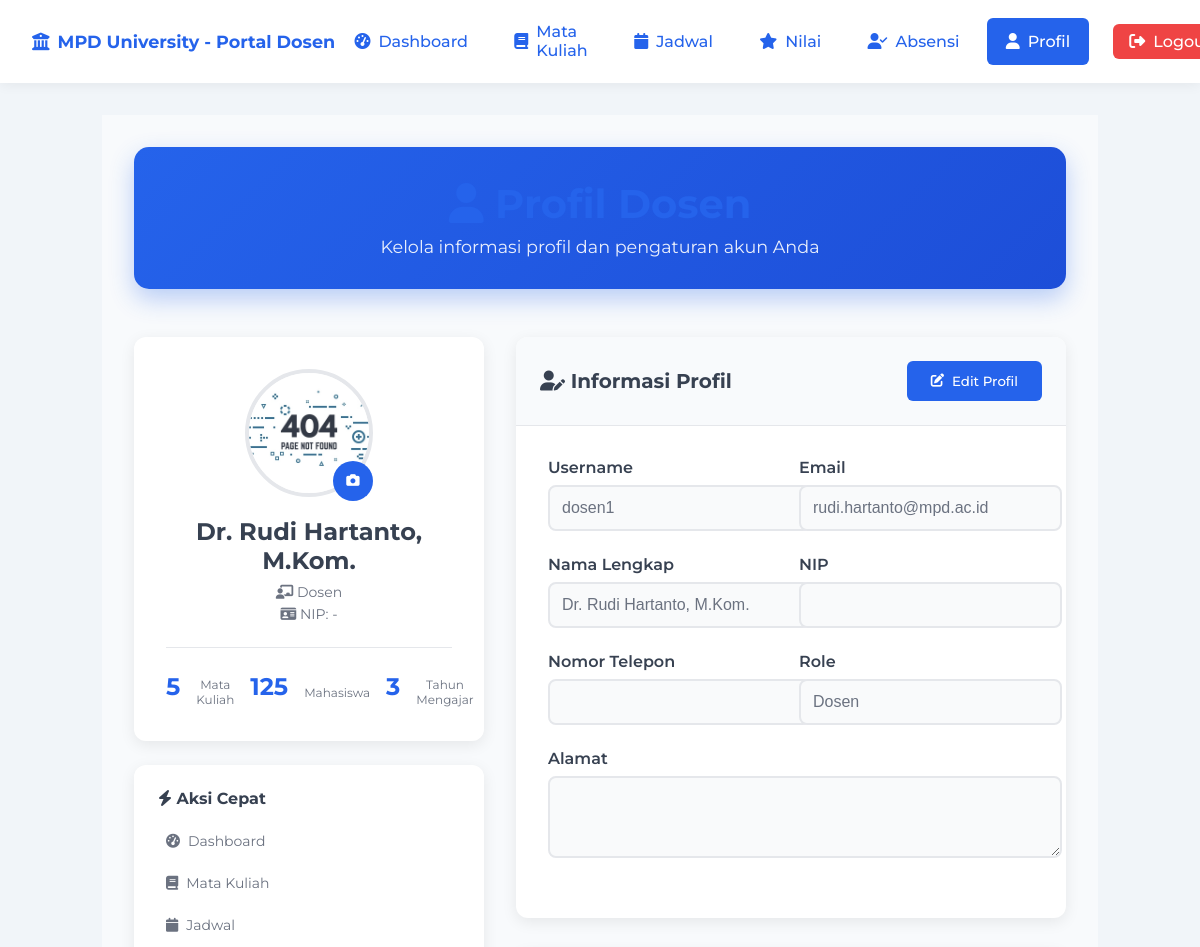
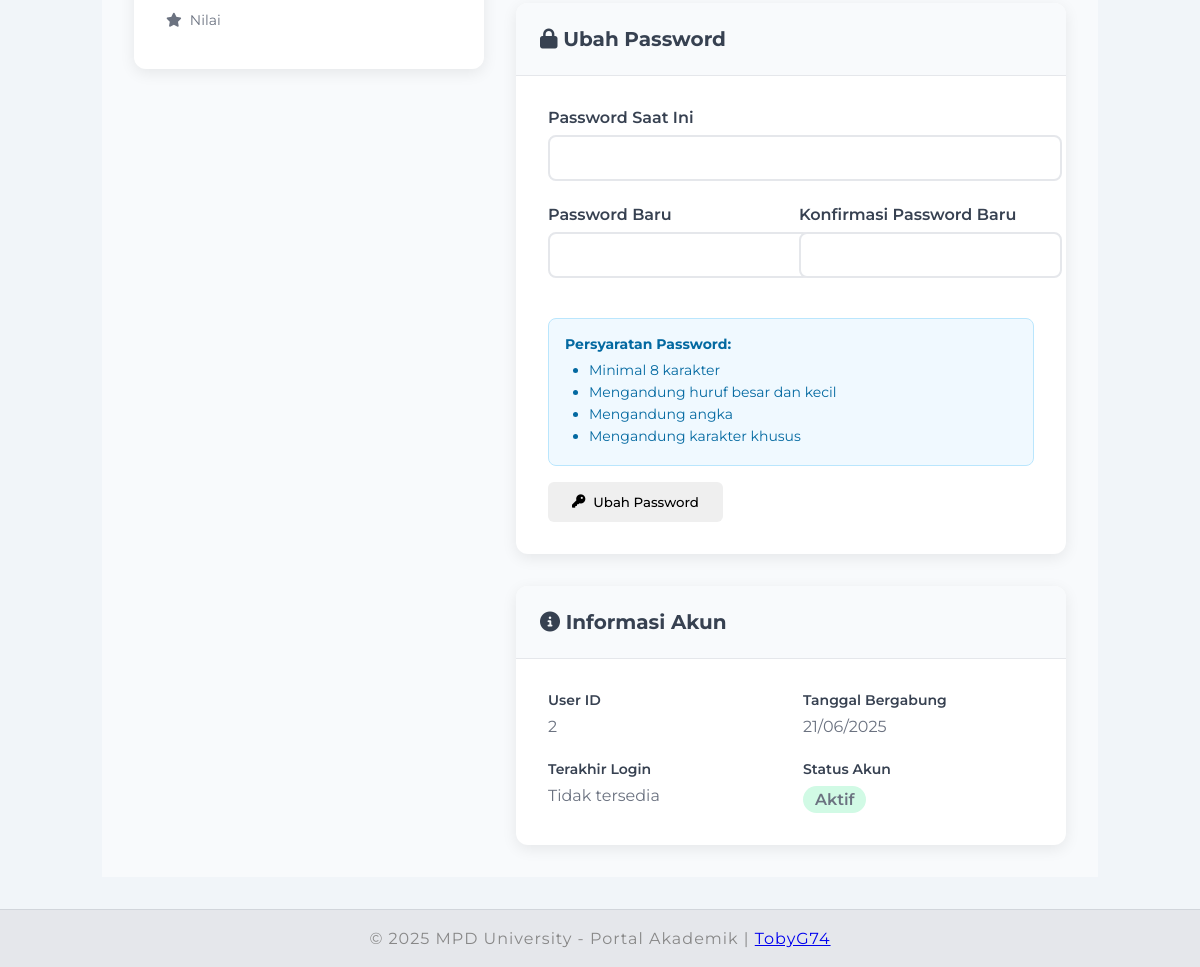
Screenshot of /dosen/profile.php (signed in) with the database file from the repository (2 pictures, top to bottom).
### tables this page shows
CREATE TABLE users (
    id INT AUTO_INCREMENT PRIMARY KEY,
    username VARCHAR(50) NOT NULL UNIQUE,
    password VARCHAR(255) NOT NULL,
    role VARCHAR(20) NOT NULL,
    full_name VARCHAR(100),
    nip VARCHAR(20),
    email VARCHAR(100),    phone VARCHAR(20),
    alamat TEXT,
    created_at DATETIME DEFAULT NOW(),
    last_login DATETIME NULL
);

### dosen/profile.php (the view, shortened to what this page needs)
<?php
require_once '../koneksi.php';
$user_id = $_SESSION['user_id'];
$query = "SELECT * FROM users WHERE id = '$user_id'";
$result = mysqli_query($conn, $query);
$user = mysqli_fetch_assoc($result);
?>
<!DOCTYPE html>
<html lang="id">
<head>
    <link rel="stylesheet" href="../assets/css/style.css">
    <link rel="stylesheet" href="../assets/css/dashboard.css">
    <link rel="stylesheet" href="https://cdnjs.cloudflare.com/ajax/libs/font-awesome/6.4.0/css/all.min.css">
</head>
<body>
    <?php include 'includes/nav_dosen.php'; ?>
    <main>
        <div class="dashboard-container">
            <div class="dashboard-header">
                <h1><i class="fas fa-user"></i> Profil Dosen</h1>
                <p>Kelola informasi profil dan pengaturan akun Anda</p>
            </div>
            <div class="profile-layout">
                <div class="profile-sidebar">
                    <div class="profile-card">
                        <div class="profile-avatar">
                            <img src="../assets/img/blank.jpg" alt="Profile Picture" id="profileImage">
                            <button class="change-photo-btn" onclick="changePhoto()">
                                <i class="fas fa-camera"></i>
                            </button>
                        </div>
                        <div class="profile-info">
                            <h3><?php echo htmlspecialchars($user['full_name'] ?? $user['username']); ?></h3>
                            <p class="profile-role">
                                <i class="fas fa-chalkboard-teacher"></i> Dosen
                            </p>
                            <p class="profile-nip">
                                <i class="fas fa-id-card"></i> NIP: <?php echo htmlspecialchars($user['nip'] ?? '-'); ?>
                            </p>
                        </div>
                        <div class="profile-stats">
                            <div class="stat-item">
                                <span class="stat-number">5</span>
                                <span class="stat-label">Mata Kuliah</span>
                            </div>
                            <div class="stat-item">
                                <span class="stat-number">125</span>
                                <span class="stat-label">Mahasiswa</span>
                            </div>
                            <div class="stat-item">
                                <span class="stat-number">3</span>
                                <span class="stat-label">Tahun Mengajar</span>
                            </div>
                        </div>
                    </div>
                    <div class="quick-actions-sidebar">
                        <h4><i class="fas fa-bolt"></i> Aksi Cepat</h4>
                        <ul>
                            <li><a href="index.php"><i class="fas fa-tachometer-alt"></i> Dashboard</a></li>
                            <li><a href="mata_kuliah.php"><i class="fas fa-book"></i> Mata Kuliah</a></li>
                            <li><a href="jadwal.php"><i class="fas fa-calendar"></i> Jadwal</a></li>
                            <li><a href="nilai.php"><i class="fas fa-star"></i> Nilai</a></li>
                        </ul>
                    </div>
                </div>
                <div class="profile-content">
                    <div class="content-section">
                        <div class="section-header">
                            <h2><i class="fas fa-user-edit"></i> Informasi Profil</h2>
                            <button class="btn btn-primary" onclick="toggleEdit('profile')">
                                <i class="fas fa-edit"></i> Edit Profil
                            </button>
                        </div>
                        <div class="form-container">
                            <form method="POST" action="" id="profileForm">
                                <div class="form-row">
                                    <div class="form-group">
                                        <label for="username">Username</label>
                                        <input type="text" id="username" name="username" class="form-control"
                                               value="<?php echo htmlspecialchars($user['username']); ?>" readonly>
                                    </div>
                                    <div class="form-group">
                                        <label for="email">Email</label>
                                        <input type="email" id="email" name="email" class="form-control"
                                               value="<?php echo htmlspecialchars($user['email'] ?? ''); ?>" readonly>
                                    </div>
                                </div>
                                <div class="form-row">
                                    <div class="form-group">
                                        <label for="full_name">Nama Lengkap</label>
                                        <input type="text" id="full_name" name="full_name" class="form-control"
                                               value="<?php echo htmlspecialchars($user['full_name'] ?? ''); ?>" readonly>
                                    </div>
                                    <div class="form-group">
                                        <label for="nip">NIP</label>
                                        <input type="text" id="nip" name="nip" class="form-control"
                                               value="<?php echo htmlspecialchars($user['nip'] ?? ''); ?>" readonly>
                                    </div>
                                </div>
                                <div class="form-row">
                                    <div class="form-group">
                                        <label for="phone">Nomor Telepon</label>
                                        <input type="tel" id="phone" name="phone" class="form-control"
                                               value="<?php echo htmlspecialchars($user['phone'] ?? ''); ?>" readonly>
                                    </div>
                                    <div class="form-group">
                                        <label for="role">Role</label>
                                        <input type="text" class="form-control"
                                               value="Dosen" readonly disabled>
                                    </div>
                                </div>
                                <div class="form-group">
                                    <label for="alamat">Alamat</label>
                                    <textarea id="alamat" name="alamat" class="form-control" rows="3" readonly><?php echo htmlspecialchars($user['alamat'] ?? ''); ?></textarea>
                                </div>
                            </form>
                        </div>
                    </div>
                    <div class="content-section">
                        <div class="section-header">
                            <h2><i class="fas fa-lock"></i> Ubah Password</h2>
                        </div>
                        <div class="form-container">
                            <form method="POST" action="" id="passwordForm">
                                <div class="form-group">
                                    <label for="current_password">Password Saat Ini</label>
                                    <input type="password" id="current_password" name="current_password" class="form-control" required>
                                </div>
                                <div class="form-row">
                                    <div class="form-group">
                                        <label for="new_password">Password Baru</label>
                                        <input type="password" id="new_password" name="new_password" class="form-control" required>
                                    </div>
                                    <div class="form-group">
                                        <label for="confirm_password">Konfirmasi Password Baru</label>
                                        <input type="password" id="confirm_password" name="confirm_password" class="form-control" required>
                                    </div>
                                </div>
                                <div class="password-requirements">
                                    <h4>Persyaratan Password:</h4>
                                    <ul>
                                        <li>Minimal 8 karakter</li>
                                        <li>Mengandung huruf besar dan kecil</li>
                                        <li>Mengandung angka</li>
                                        <li>Mengandung karakter khusus</li>
                                    </ul>
                                </div>
                                <button type="submit" class="btn btn-warning">
                                    <i class="fas fa-key"></i> Ubah Password
                                </button>
                            </form>
                        </div>
                    </div>
                    <div class="content-section">
                        <div class="section-header">
                            <h2><i class="fas fa-info-circle"></i> Informasi Akun</h2>
                        </div>
                        <div class="info-container">
                            <div class="info-grid">
                                <div class="info-item">
                                    <label>User ID</label>
                                    <span><?php echo $user['id']; ?></span>
                                </div>
                                <div class="info-item">
                                    <label>Tanggal Bergabung</label>
                                    <span><?php echo isset($user['created_at']) ? date('d/m/Y', strtotime($user['created_at'])) : 'Tidak tersedia'; ?></span>
                                </div>
                                <div class="info-item">
                                    <label>Terakhir Login</label>
                                    <span><?php echo isset($user['last_login']) ? date('d/m/Y H:i', strtotime($user['last_login'])) : 'Tidak tersedia'; ?></span>
                                </div>
                                <div class="info-item">
                                    <label>Status Akun</label>
                                    <span class="status-badge status-active">Aktif</span>
                                </div>
                            </div>
                        </div>
                    </div>
                </div>
            </div>
        </div>
    </main>
    <?php include '../includes/footer.php'; ?>
</body>
</html>

### rows the page displays
users: full_name "Dr. Rudi Hartanto, M.Kom.", nip "-", username "dosen1", email "rudi.hartanto@mpd.ac.id", id "2", created_at "21/06/2025"
